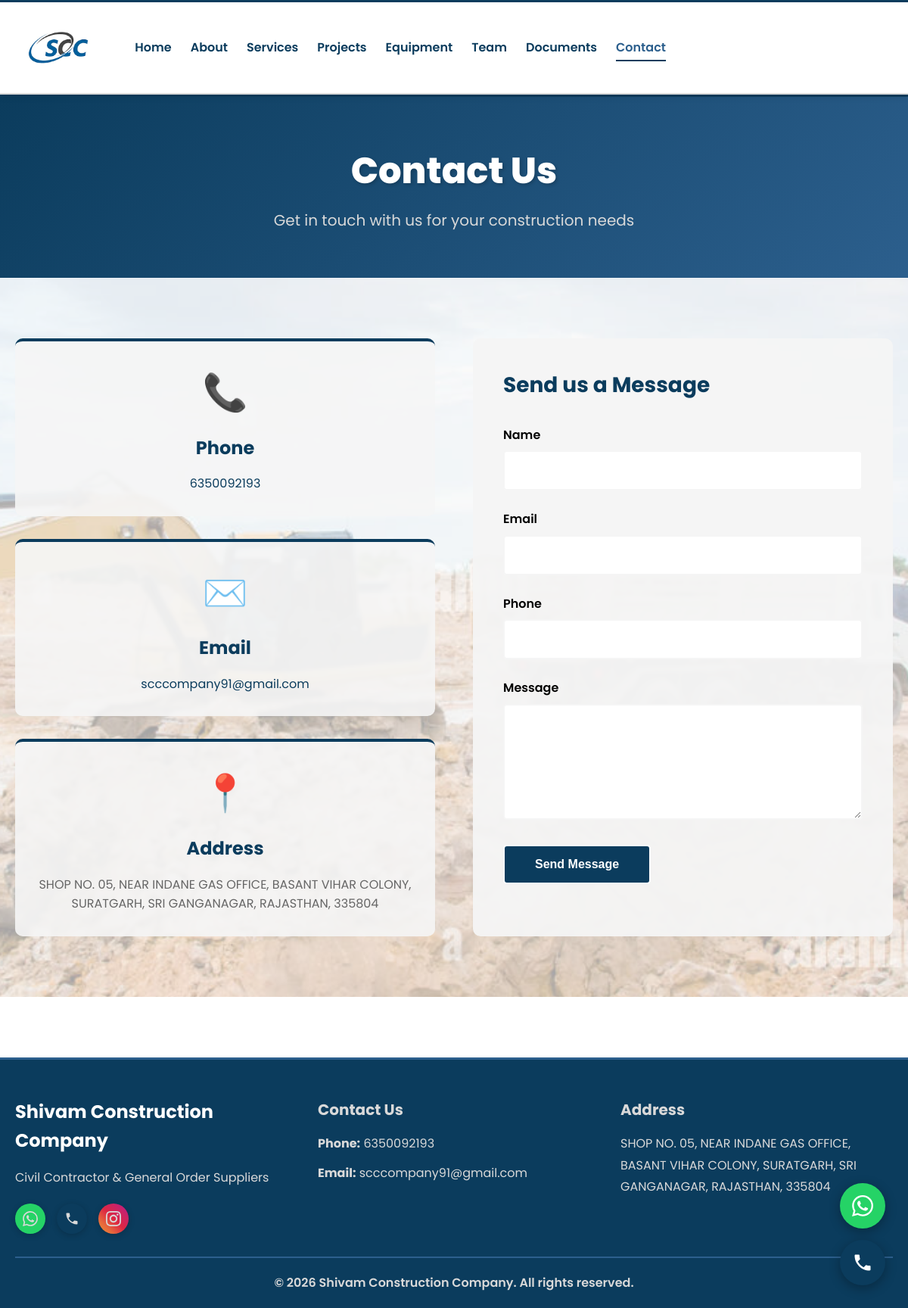
Page /contact/ on the committed database.
### shivam/models.py (models this page shows, shortened)
class CompanyInfo(models.Model):
    name = models.CharField(max_length=200, default="Shivam Construction Company")
    tagline = models.CharField(max_length=300, default="Civil Contractor & General Order Suppliers")
    phone = models.CharField(max_length=20, default="6350092193")
    email = models.EmailField(default="scccompany91@gmail.com")
    address = models.TextField(default="SHOP NO. 05, NEAR INDANE GAS OFFICE, BASANT VIHAR COLONY, SURATGARH, SRI GANGANAGAR, RAJASTHAN, 335804")
    vision = models.TextField(blank=True)
    quality_policy = models.TextField(blank=True)
    introduction = models.TextField(blank=True)
    logo = models.ImageField(upload_to='company/', blank=True, null=True)
    hero_image = models.ImageField(upload_to='company/', blank=True, null=True)
    instagram_url = models.URLField(blank=True, default="https://www.instagram.com/shivamconstruction")
    services_bg = models.ImageField(upload_to='company/backgrounds/', blank=True, null=True, verbose_name="Services Page Background")
    projects_bg = models.ImageField(upload_to='company/backgrounds/', blank=True, null=True, verbose_name="Projects Page Background")
    equipment_bg = models.ImageField(upload_to='company/backgrounds/', blank=True, null=True, verbose_name="Equipment Page Background")
    vision_bg = models.ImageField(upload_to='company/backgrounds/', blank=True, null=True, verbose_name="Vision Section Background")
    quality_bg = models.ImageField(upload_to='company/backgrounds/', blank=True, null=True, verbose_name="Quality Section Background")
    team_bg = models.ImageField(upload_to='company/backgrounds/', blank=True, null=True, verbose_name="Team Page Background")
    contact_bg = models.ImageField(upload_to='company/backgrounds/', blank=True, null=True, verbose_name="Contact Page Background")
    class Meta:
        verbose_name_plural = "Company Information"

### shivam/views.py (the view)
# urls.py: path('contact/', views.contact, name='contact'),
def contact(request):
    company = CompanyInfo.objects.first()
    if not company:
        company = CompanyInfo.objects.create()
    context = {
        'company': company,
    }
    return render(request, 'shivam/contact.html', context)

### templates/shivam/contact.html (shortened to what this page needs)
{% extends 'shivam/base.html' %}
{% load static %}
{% block content %}
<section class="page-header">
    <div class="container">
        <h1>Contact Us</h1>
        <p class="subtitle">Get in touch with us for your construction needs</p>
    </div>
</section>
<section class="section contact-section page-background" {% if company.contact_bg %}style="background-image: url('{{ company.contact_bg.url }}');"{% elif company.hero_image %}style="background-image: url('{{ company.hero_image.url }}');"{% else %}style="background-image: url('{% static "images/contact-bg.jpg" %}');"{% endif %}>
    <div class="background-overlay"></div>
    <div class="container">
        <div class="contact-wrapper">
            <div class="contact-info">
                <div class="contact-card">
                    <div class="contact-icon">📞</div>
                    <h3>Phone</h3>
                    <p><a href="tel:{{ company.phone|default:'6350092193' }}">{{ company.phone|default:"6350092193" }}</a></p>
                </div>
                <div class="contact-card">
                    <div class="contact-icon">✉️</div>
                    <h3>Email</h3>
                    <p><a href="mailto:{{ company.email|default:'scccompany91@gmail.com' }}">{{ company.email|default:"scccompany91@gmail.com" }}</a></p>
                </div>
                <div class="contact-card">
                    <div class="contact-icon">📍</div>
                    <h3>Address</h3>
                    <p>{{ company.address|default:"SHOP NO. 05, NEAR INDANE GAS OFFICE, BASANT VIHAR COLONY, SURATGARH, SRI GANGANAGAR, RAJASTHAN, 335804" }}</p>
                </div>
            </div>
            <div class="contact-form-wrapper">
                <h2>Send us a Message</h2>
                <form class="contact-form" method="post">
                    <div class="form-group">
                        <label for="name">Name</label>
                        <input type="text" id="name" name="name" required>
                    </div>
                    <div class="form-group">
                        <label for="email">Email</label>
                        <input type="email" id="email" name="email" required>
                    </div>
                    <div class="form-group">
                        <label for="phone">Phone</label>
                        <input type="tel" id="phone" name="phone">
                    </div>
                    <div class="form-group">
                        <label for="message">Message</label>
                        <textarea id="message" name="message" rows="5" required></textarea>
                    </div>
                    <button type="submit" class="btn btn-primary">Send Message</button>
                </form>
            </div>
        </div>
    </div>
</section>
{% endblock %}

### templates/shivam/base.html (shortened to what this page needs)
{% load static %}
<!DOCTYPE html>
<html lang="en">
<head>
    <link rel="stylesheet" href="{% static 'css/style.css' %}">
</head>
<body>
    <nav class="navbar">
        <div class="container">
            <div class="nav-wrapper">
                <div class="logo">
                    {% if company.logo %}
                        <img src="{{ company.logo.url }}" alt="SCC Logo" class="logo-image">
                    {% else %}
                        <img src="{% static 'images/images.png' %}" alt="SCC Logo" class="logo-image" onerror="this.style.display='none'; this.nextElementSibling.style.display='flex';">
                    {% endif %}
                </div>
                <div class="nav-links">
                    <a href="{% url 'home' %}" class="{% if request.resolver_match.url_name == 'home' %}active{% endif %}">Home</a>
                    <a href="{% url 'about' %}" class="{% if request.resolver_match.url_name == 'about' %}active{% endif %}">About</a>
                    <a href="{% url 'services' %}" class="{% if request.resolver_match.url_name == 'services' %}active{% endif %}">Services</a>
                    <a href="{% url 'projects' %}" class="{% if request.resolver_match.url_name == 'projects' %}active{% endif %}">Projects</a>
                    <a href="{% url 'equipment' %}" class="{% if request.resolver_match.url_name == 'equipment' %}active{% endif %}">Equipment</a>
                    <a href="{% url 'team' %}" class="{% if request.resolver_match.url_name == 'team' %}active{% endif %}">Team</a>
                    <a href="{% url 'documents' %}" class="{% if request.resolver_match.url_name == 'documents' %}active{% endif %}">Documents</a>
                    <a href="{% url 'contact' %}" class="{% if request.resolver_match.url_name == 'contact' %}active{% endif %}">Contact</a>
                </div>
            </div>
        </div>
    </nav>
    <main>
        {% block content %}{% endblock %}
    </main>
    <div class="floating-contact">
        <a href="https://wa.me/91{{ company.phone|default:'6350092193' }}" target="_blank" class="floating-btn whatsapp-btn" title="WhatsApp">
        </a>
        <a href="tel:{{ company.phone|default:'6350092193' }}" class="floating-btn call-btn" title="Call Us">
        </a>
    </div>
    <footer class="footer">
        <div class="container">
            <div class="footer-content">
                <div class="footer-section">
                    <h3>Shivam Construction Company</h3>
                    <p>{{ company.tagline|default:"Civil Contractor & General Order Suppliers" }}</p>
                    <div class="social-links">
                        <a href="https://wa.me/91{{ company.phone|default:'6350092193' }}" target="_blank" class="social-icon whatsapp" title="WhatsApp">
                        </a>
                        <a href="tel:{{ company.phone|default:'6350092193' }}" class="social-icon phone" title="Call Us">
                        </a>
                        <a href="{{ company.instagram_url|default:'https://www.instagram.com/shivamconstruction' }}" target="_blank" class="social-icon instagram" title="Instagram">
                        </a>
                    </div>
                </div>
                <div class="footer-section">
                    <h4>Contact Us</h4>
                    <p><strong>Phone:</strong> <a href="tel:{{ company.phone|default:'6350092193' }}">{{ company.phone|default:"6350092193" }}</a></p>
                    <p><strong>Email:</strong> <a href="mailto:{{ company.email|default:'scccompany91@gmail.com' }}">{{ company.email|default:"scccompany91@gmail.com" }}</a></p>
                </div>
                <div class="footer-section">
                    <h4>Address</h4>
                    <p>{{ company.address|default:"SHOP NO. 05, NEAR INDANE GAS OFFICE, BASANT VIHAR COLONY, SURATGARH, SRI GANGANAGAR, RAJASTHAN, 335804" }}</p>
                </div>
            </div>
            <div class="footer-bottom">
                <p>&copy; {% now "Y" %} Shivam Construction Company. All rights reserved.</p>
            </div>
        </div>
    </footer>
</body>
</html>

### rows in the picture
CompanyInfo: phone "6350092193", email "scccompany91@gmail.com", address "SHOP NO. 05, NEAR INDANE GAS OFFICE, BASANT VIHAR COLONY, SURATGARH, SRI GANGANAGAR, RAJASTHAN, 335804", tagline "Civil Contractor & General Order Suppliers"
